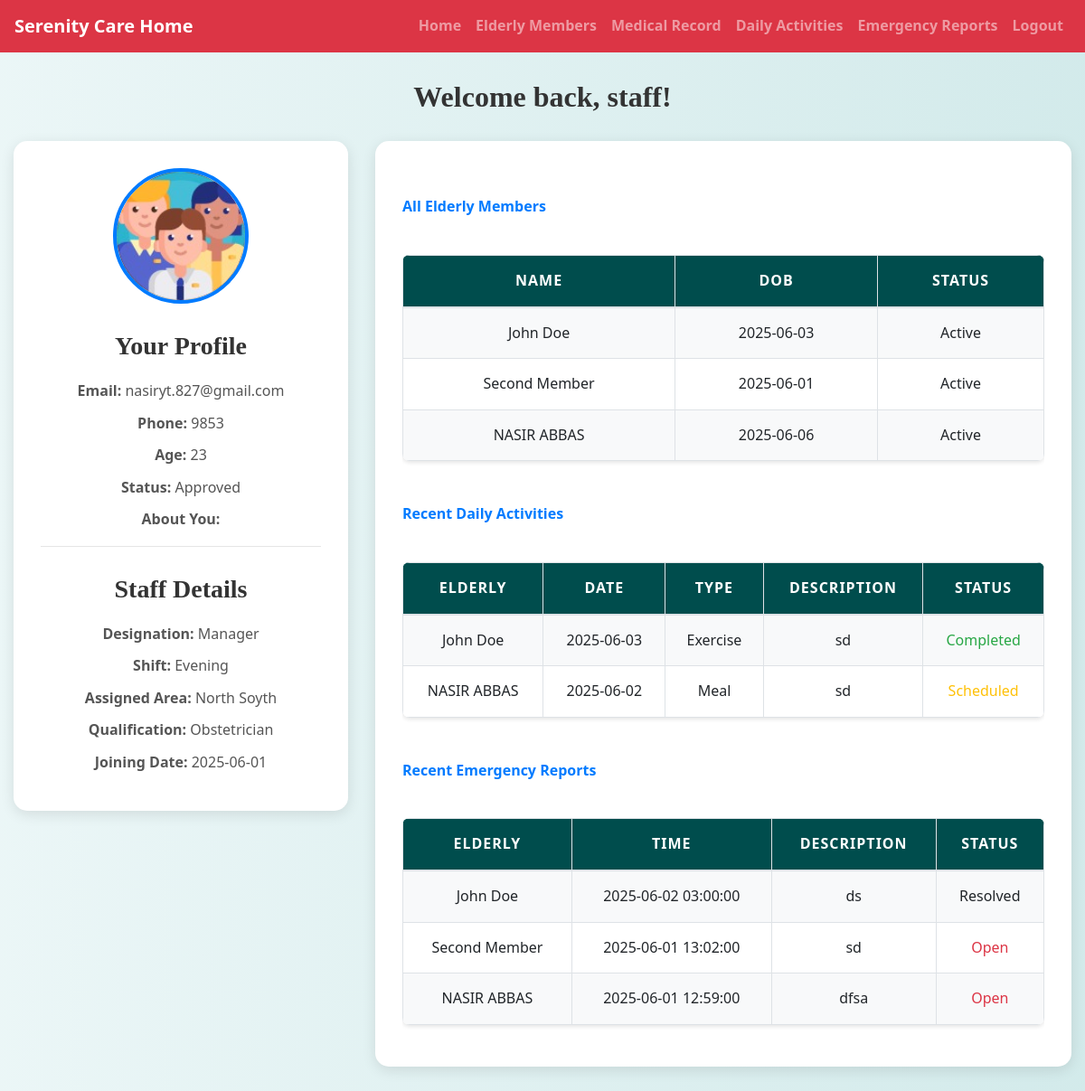
Screenshot of /staff/staff_dashboard.php (signed in) with the database file from the repository.
### tables this page shows
CREATE TABLE `users` (
  `id` int(11) NOT NULL,
  `username` varchar(50) NOT NULL,
  `password` varchar(255) NOT NULL,
  `email` varchar(100) NOT NULL,
  `phone` varchar(20) NOT NULL,
  `age` int(11) DEFAULT NULL,
  `bio` text DEFAULT NULL,
  `user_type` varchar(50) DEFAULT NULL,
  `profile_picture` varchar(255) DEFAULT NULL,
  `status` enum('pending','approved','rejected') DEFAULT 'pending'
);

CREATE TABLE `staff` (
  `id` int(11) NOT NULL,
  `user_id` int(11) NOT NULL,
  `designation` enum('caregiver','medical_staff','manager') NOT NULL,
  `shift` enum('morning','evening','night') NOT NULL,
  `assigned_area` varchar(100) DEFAULT NULL,
  `qualification` varchar(100) DEFAULT NULL,
  `joining_date` date NOT NULL,
  `salary` decimal(10,2) NOT NULL,
  `created_at` timestamp NOT NULL DEFAULT current_timestamp()
);

CREATE TABLE `elderly_members` (
  `member_id` int(11) NOT NULL,
  `first_name` varchar(100) NOT NULL,
  `last_name` varchar(100) NOT NULL,
  `date_of_birth` date NOT NULL,
  `gender` enum('Male','Female','Other') NOT NULL,
  `admission_date` date NOT NULL,
  `family_member_id` int(11) DEFAULT NULL,
  `room_number` varchar(20) NOT NULL,
  `health_status` text DEFAULT NULL,
  `status` enum('active','deceased','transferred') DEFAULT 'active',
  `profile_picture` varchar(255) DEFAULT NULL,
  `created_at` timestamp NOT NULL DEFAULT current_timestamp()
);

CREATE TABLE `daily_activities` (
  `activity_id` int(11) NOT NULL,
  `elderly_id` int(11) NOT NULL,
  `date` date NOT NULL,
  `activity_type` enum('meal','medication','exercise','event','other') NOT NULL,
  `description` text NOT NULL,
  `start_time` time DEFAULT NULL,
  `end_time` time DEFAULT NULL,
  `staff_id` int(11) DEFAULT NULL,
  `status` enum('scheduled','completed','skipped') DEFAULT 'scheduled'
);

CREATE TABLE `emergency_reports` (
  `id` int(11) NOT NULL,
  `elderly_id` int(11) NOT NULL,
  `reported_by` int(11) NOT NULL,
  `report_time` datetime NOT NULL,
  `description` text NOT NULL,
  `notified_admin` tinyint(1) DEFAULT 0,
  `notified_family` tinyint(1) DEFAULT 0,
  `status` enum('open','resolved') DEFAULT 'open'
);

### staff/staff_dashboard.php (the view, shortened to what this page needs)
<?php
include('config.php');
$user_id = $_SESSION["id"];
$stmt_user = $conn->prepare("SELECT username, email, phone, age, bio, profile_picture, status FROM users WHERE id = ?");
$stmt_user->bind_param("i", $user_id);
$stmt_user->execute();
$user_result = $stmt_user->get_result();
$user = $user_result->fetch_assoc();
$stmt_staff = $conn->prepare("SELECT designation, shift, assigned_area, qualification, joining_date, salary FROM staff WHERE user_id = ?");
$stmt_staff->bind_param("i", $user_id);
$stmt_staff->execute();
$staff_result = $stmt_staff->get_result();
$staff = $staff_result->fetch_assoc();
$stmt_members = $conn->prepare("SELECT member_id, first_name, last_name, date_of_birth, health_status, status, profile_picture
    FROM elderly_members
    ORDER BY created_at DESC");
$stmt_members->execute();
$members = $stmt_members->get_result();
$stmt_activities = $conn->prepare("SELECT da.activity_id, da.date, da.activity_type, da.description, da.status, e.first_name, e.last_name
    FROM daily_activities da
    JOIN elderly_members e ON da.elderly_id = e.member_id
    WHERE da.staff_id = ?
    ORDER BY da.date DESC
    LIMIT 5");
$stmt_activities->bind_param("i", $user_id);
$stmt_activities->execute();
$activities = $stmt_activities->get_result();
$stmt_emergencies = $conn->prepare("SELECT er.id, er.report_time, er.description, er.status, e.first_name, e.last_name
    FROM emergency_reports er
    JOIN elderly_members e ON er.elderly_id = e.member_id
    WHERE er.reported_by = ?
    ORDER BY er.report_time DESC
    LIMIT 5");
$stmt_emergencies->bind_param("i", $user_id);
$stmt_emergencies->execute();
$emergencies = $stmt_emergencies->get_result();
?>
<!DOCTYPE html>
<html lang="en">
<head>
    <link rel="stylesheet" href="https://cdn.jsdelivr.net/npm/bootstrap@4.6.2/dist/css/bootstrap.min.css">
    <link rel="stylesheet" href="../css/style.css">
</head>
<body>
<?php include('navbar.php'); ?>
<div class="container">
    <h2>Welcome back, <?= htmlspecialchars($user['username']) ?>!</h2>
    <div class="row">
        <div class="col-lg-4 col-md-12">
            <div class="profile-card">
                <img
                    src="<?= !empty($user['profile_picture']) ? htmlspecialchars($user['profile_picture']) : '../images/staff.jpg' ?>"
                    alt="Profile Picture"
                    class="profile-picture mx-auto d-block"
                >
                <div class="profile-info text-center">
                    <h3>Your Profile</h3>
                    <p><strong>Email:</strong> <?= htmlspecialchars($user['email']) ?></p>
                    <p><strong>Phone:</strong> <?= htmlspecialchars($user['phone']) ?></p>
                    <p><strong>Age:</strong> <?= htmlspecialchars($user['age']) ?></p>
                    <p><strong>Status:</strong> <?= htmlspecialchars(ucfirst($user['status'])) ?></p>
                    <p><strong>About You:</strong><br> <?= nl2br(htmlspecialchars($user['bio'])) ?></p>
                    <hr>
                    <h3>Staff Details</h3>
                    <p><strong>Designation:</strong> <?= htmlspecialchars(ucfirst($staff['designation'])) ?></p>
                    <p><strong>Shift:</strong> <?= htmlspecialchars(ucfirst($staff['shift'])) ?></p>
                    <p><strong>Assigned Area:</strong> <?= htmlspecialchars($staff['assigned_area'] ?? 'N/A') ?></p>
                    <p><strong>Qualification:</strong> <?= htmlspecialchars($staff['qualification'] ?? 'N/A') ?></p>
                    <p><strong>Joining Date:</strong> <?= htmlspecialchars($staff['joining_date']) ?></p>
                </div>
            </div>
        </div>
        <div class="col-lg-8 col-md-12">
            <div class="dashboard-card">
                <div class="section-title">All Elderly Members</div>
                <?php if ($members->num_rows > 0): ?>
                    <div class="table-responsive">
                        <table class="table table-striped table-bordered dashboard-table">
                            <thead>
                                <tr>
                                    <th>Name</th>
                                    <th>DOB</th>
                                    <th>Status</th>
                                </tr>
                            </thead>
                            <tbody>
                                <?php while ($m = $members->fetch_assoc()): ?>
                                    <tr>
                                        <td><?= htmlspecialchars($m['first_name'] . ' ' . $m['last_name']) ?></td>
                                        <td><?= htmlspecialchars($m['date_of_birth']) ?></td>
                                        <td class="status-<?= strtolower($m['status']) ?>">
                                            <?= htmlspecialchars(ucfirst($m['status'])) ?>
                                        </td>
                                    </tr>
                                <?php endwhile; ?>
                            </tbody>
                        </table>
                    </div>
                <?php else: ?>
                    <p class="text-muted">No elderly members found.</p>
                <?php endif; ?>
                <div class="section-title">Recent Daily Activities</div>
                <?php if ($activities->num_rows > 0): ?>
                    <div class="table-responsive">
                        <table class="table table-striped table-bordered dashboard-table">
                            <thead>
                                <tr>
                                    <th>Elderly</th>
                                    <th>Date</th>
                                    <th>Type</th>
                                    <th>Description</th>
                                    <th>Status</th>
                                </tr>
                            </thead>
                            <tbody>
                                <?php while ($a = $activities->fetch_assoc()): ?>
                                    <tr>
                                        <td><?= htmlspecialchars($a['first_name'] . ' ' . $a['last_name']) ?></td>
                                        <td><?= htmlspecialchars($a['date']) ?></td>
                                        <td><?= htmlspecialchars(ucfirst($a['activity_type'])) ?></td>
                                        <td><?= nl2br(htmlspecialchars($a['description'])) ?></td>
                                        <td class="status-<?= strtolower($a['status']) ?>">
                                            <?= htmlspecialchars(ucfirst($a['status'])) ?>
                                        </td>
                                    </tr>
                                <?php endwhile; ?>
                            </tbody>
                        </table>
                    </div>
                <?php else: ?>
                    <p class="text-muted">No recent daily activities reported.</p>
                <?php endif; ?>
                <div class="section-title">Recent Emergency Reports</div>
                <?php if ($emergencies->num_rows > 0): ?>
                    <div class="table-responsive">
                        <table class="table table-striped table-bordered dashboard-table">
                            <thead>
                                <tr>
                                    <th>Elderly</th>
                                    <th>Time</th>
                                    <th>Description</th>
                                    <th>Status</th>
                                </tr>
                            </thead>
                            <tbody>
                                <?php while ($e = $emergencies->fetch_assoc()): ?>
                                    <tr>
                                        <td><?= htmlspecialchars($e['first_name'] . ' ' . $e['last_name']) ?></td>
                                        <td><?= htmlspecialchars($e['report_time']) ?></td>
                                        <td><?= nl2br(htmlspecialchars($e['description'])) ?></td>
                                        <td class="status-<?= strtolower($e['status']) ?>">
                                            <?= htmlspecialchars(ucfirst($e['status'])) ?>
                                        </td>
                                    </tr>
                                <?php endwhile; ?>
                            </tbody>
                        </table>
                    </div>
                <?php else: ?>
                    <p class="text-muted">No recent emergency reports filed.</p>
                <?php endif; ?>
            </div>
        </div>
    </div>
</div>
</body>
</html>

### staff/navbar.php (shortened to what this page needs)
<nav class="navbar navbar-expand-lg navbar-dark bg-danger">
    <a class="navbar-brand" href="staff_dashboard.php">Serenity Care Home</a>
    <div class="collapse navbar-collapse" id="navbarNav">
        <ul class="navbar-nav ml-auto">
            <?php
            if (isset($_SESSION["id"]) && !empty($_SESSION["id"])) {
                echo '<li class="nav-item"><a class="nav-link" href="staff_dashboard.php">Home</a></li>';
                echo '<li class="nav-item"><a class="nav-link" href="manage_elderly_members.php">Elderly Members</a></li>';
                echo '<li class="nav-item"><a class="nav-link" href="manage_medical_records.php">Medical Record</a></li>';
                echo '<li class="nav-item"><a class="nav-link" href="manage_daily_activities.php">Daily Activities</a></li>';
                echo '<li class="nav-item"><a class="nav-link" href="emergency_reports.php">Emergency Reports</a></li>';
                echo '<li class="nav-item"><a class="nav-link" href="logout.php">Logout</a></li>';
            } else {
                echo '<li class="nav-item"><a class="nav-link" href="register.php">Register</a></li>';
                echo '<li class="nav-item"><a class="nav-link" href="login.php">Login</a></li>';
                echo '<li class="nav-item"><a class="nav-link" href="./admin/admin_login.php">Admin Login</a></li>';
            }
            ?>
        </ul>
    </div>
</nav>

### css/style.css (style rules this page uses)
body { background: linear-gradient(90deg, rgba(233, 246, 246, 0.831), rgba(207, 233, 233, 0.9)); font-family: 'Arial', sans-serif; color: #333; line-height: 1.6; }
h1, h2, h3, h4 { text-align: center; margin-top: 30px; margin-bottom: 30px; font-family: 'Georgia', serif; }
.container { margin-bottom: 40px; }
.table { width: 100%; border-collapse: collapse; margin-top: 20px; font-size: 16px; background-color: #ffffff; border-radius: 8px; overflow: hidden; box-shadow: 0 2px 4px rgba(0, 0, 0, 0.1); }
.table th, .table td { padding: 15px; border: 1px solid #dee2e6; text-align: center; }
.table thead th { background-color: #004d4d; color: white; font-weight: bold; text-transform: uppercase; letter-spacing: 1px; }
.table tbody tr:nth-child(odd) { background-color: #f8f9fa; }
a { color: #006666; text-decoration: none; font-weight: bold; }

### staff/staff_dashboard.php (style rules this page uses)
body { background-color: #f5f7fa; font-family: 'Segoe UI', Arial, sans-serif; }
.container { max-width: 1200px; margin-top: 30px; margin-bottom: 30px; }
.profile-card { background: white; border-radius: 15px; padding: 30px; box-shadow: 0 4px 15px rgba(0,0,0,0.1); transition: transform 0.3s ease; }
.profile-picture { width: 150px; height: 150px; object-fit: cover; border-radius: 50%; border: 4px solid #007bff; margin-bottom: 20px; }
.profile-info h3 { color: #333; font-weight: 600; margin-bottom: 20px; }
.profile-info p { margin-bottom: 10px; color: #555; }
.dashboard-card { background: white; border-radius: 15px; padding: 30px; box-shadow: 0 4px 15px rgba(0,0,0,0.1); transition: transform 0.3s ease; }
.dashboard-table th { background-color: #007bff; color: white; font-weight: 600; }
.dashboard-table td { vertical-align: middle; }
.status-pending, .status-scheduled { color: #ffc107; font-weight: 500; }
.status-approved, .status-completed { color: #28a745; font-weight: 500; }
.status-rejected, .status-skipped, .status-open { color: #dc3545; font-weight: 500; }
h2 { color: #333; font-weight: 700; text-align: center; margin-bottom: 30px; }
.section-title { color: #007bff; font-weight: 600; margin-top: 30px; margin-bottom: 20px; }

### rows the page displays
users: username "staff", email "nasiryt.827@gmail.com", phone "9853", age "23", status "Approved"
staff: designation "Manager", shift "Evening", assigned_area "North Soyth", qualification "Obstetrician", joining_date "2025-06-01"
elderly_members: first_name+last_name "John Doe", date_of_birth "2025-06-03", status "Active"
elderly_members: first_name+last_name "Second Member", date_of_birth "2025-06-01", status "Active"
elderly_members: first_name+last_name "NASIR ABBAS", date_of_birth "2025-06-06", status "Active"
daily_activities: elderly.last_name "John Doe", date "2025-06-03", activity_type "Exercise", description "sd", status "Completed"
daily_activities: elderly.last_name "NASIR ABBAS", date "2025-06-02", activity_type "Meal", description "sd", status "Scheduled"
emergency_reports: elderly.last_name "John Doe", report_time "2025-06-02 03:00:00", description "ds", status "Resolved"
emergency_reports: elderly.last_name "Second Member", report_time "2025-06-01 13:02:00", description "sd", status "Open"
emergency_reports: elderly.last_name "NASIR ABBAS", report_time "2025-06-01 12:59:00", description "dfsa", status "Open"
